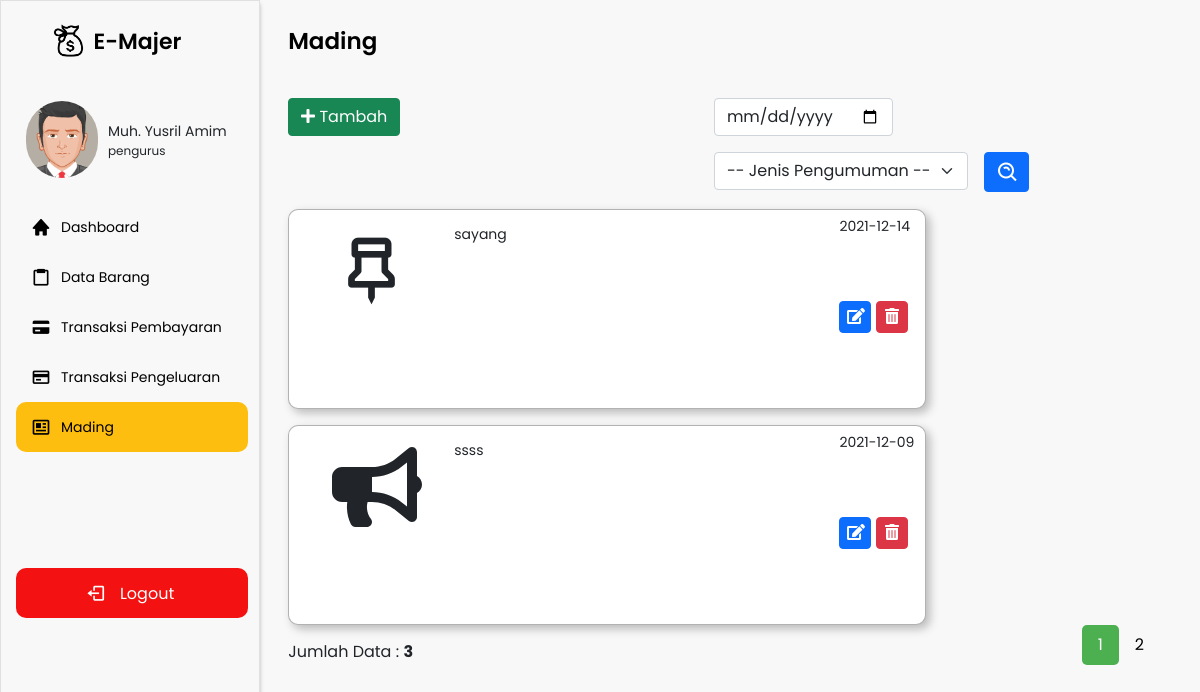
/navbar.php?p=mading&judul=Mading (signed in), run on an earlier commit of the app's database.
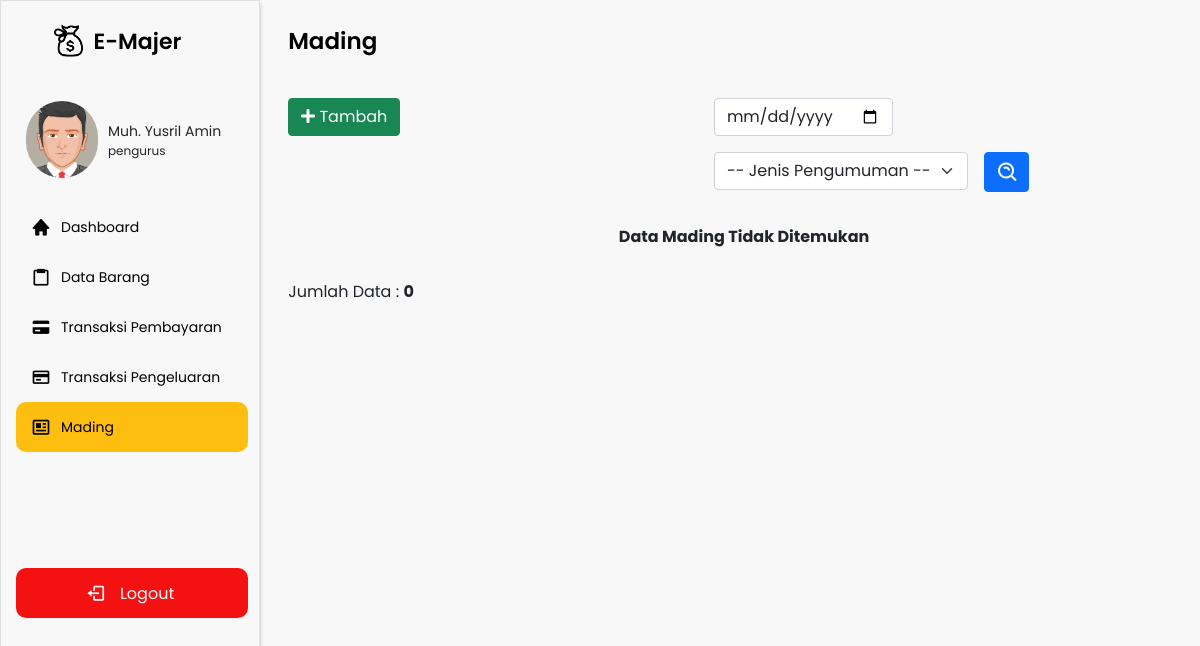
And on a later commit of the database.
### tables this page shows
CREATE TABLE `akun` (
  `id_akun` varchar(15) NOT NULL,
  `nama` varchar(50) NOT NULL,
  `email` varchar(50) NOT NULL,
  `username` varchar(50) NOT NULL,
  `password` varchar(50) NOT NULL,
  `id_kelas` varchar(15) NOT NULL,
  `id_level` int(11) NOT NULL
);

CREATE TABLE `level` (
  `id_level` int(11) NOT NULL,
  `nama_level` varchar(50) NOT NULL
);

CREATE TABLE `mading` (
  `id_mading` varchar(15) NOT NULL,
  `jenis_mading` varchar(10) NOT NULL,
  `deskripsi_mading` text NOT NULL,
  `tgl_pembagian` date NOT NULL,
  `id_kelas` varchar(15) NOT NULL
);

### navbar.php (the view, shortened to what this page needs)
<?php
include 'koneksi.php';
$id = $_SESSION['id_akun'];
$kelas = $_SESSION['id_kelas'];
$level = $_SESSION['id_level'];
$query = "SELECT * FROM akun INNER JOIN kelas ON akun.id_kelas = kelas.id_kelas INNER JOIN level ON akun.id_level = level.id_level INNER JOIN saldo ON kelas.id_kelas = saldo.id_kelas WHERE akun.id_akun = '$id'";
$result = mysqli_query($koneksi, $query);
if (mysqli_num_rows($result) > 0) {
    while ($row = mysqli_fetch_array($result)) {
        $nama = $row['nama'];
?>
        <!DOCTYPE html>
        <html lang="en">
        <head>
            <link rel="stylesheet" href="assets/css/kalender.css">
            <link rel="stylesheet" href="assets/css/style.css">
            <link href="https://cdn.jsdelivr.net/npm/bootstrap@5.0.2/dist/css/bootstrap.min.css" rel="stylesheet">
            <link href='https://unpkg.com/boxicons@2.0.7/css/boxicons.min.css' rel='stylesheet'>
            <link rel="stylesheet" href="https://cdnjs.cloudflare.com/ajax/libs/font-awesome/5.13.0/css/all.min.css">
        </head>
        <body>
            <div class="sidebar">
                <div class="logo-details" style="margin-top: 4%;">
                    <img src="assets/gbr_landing/money.png" alt="" width="12%" style="margin-right:10px; margin-left:20%;">
                    <span class="logo_name">E-Majer</span>
                </div>
                <div class="profil-box">
                    <img src="assets/gambar/avatar53.png" alt="">
                    <div class="profil-name">
                        <p class="nama"><?= $nama ?></p>
                        <p class="level"><?= $row['nama_level'] ?></p>
                    </div>
                </div>
                <ul class="nav-links">
                    <li>
                        <div class="li">
                            <a href="navbar.php?p=home&judul=Dashboard">
                                <i class='bx bxs-home'></i>
                                <span class="link_name">Dashboard</span>
                            </a>
                        </div>
                    </li>
                    <li>
                        <div class="li">
                            <a href="navbar.php?p=barang&judul=Data Barang">
                                <i class='bx bx-clipboard'></i>
                                <span class="link_name">Data Barang</span>
                            </a>
                        </div>
                    </li>
                    <li>
                        <div class="li">
                            <a href="navbar.php?p=buku-transaksi&judul=Transaksi Pembayaran">
                                <i class='bx bxs-credit-card'></i>
                                <span class="link_name">Transaksi Pembayaran</span>
                            </a>
                        </div>
                    </li>
                    <li>
                        <div class="li">
                            <a href="navbar.php?p=pengeluaran&judul=Transaksi Pengeluaran">
                                <i class='bx bx-credit-card'></i>
                                <span class="link_name">Transaksi Pengeluaran</span>
                            </a>
                        </div>
                    </li>
                    <li>
                        <div class="li">
                            <a href="navbar.php?p=mading&judul=Mading">
                                <i class='bx bx-news'></i>
                                <span class="link_name">Mading</span>
                            </a>
                        </div>
                    </li>
                    <li>
                        <div class="logout1">
                            <div class="logout">
                                <i class='bx bx-log-out'></i>
                                <span class="link_name">Logout</span>
                            </div>
                        </div>
                    </li>
                </ul>
            </div>
            <?php
            $pages_dir = 'pages';
            if (!empty($_GET['p'])) {
                $pages = scandir($pages_dir, 0);
                unset($pages[0], $pages[1]);
                $p = $_GET['p'];
                if (in_array($p . '.php', $pages)) {
                    include($pages_dir . '/' . $p . '.php');
                } else {
                    echo 'Halaman Tidak Ditemukan';
                }
            } else {
                include($pages_dir . '/home.php');
            }
            ?>
        </body>
        </html>
<?php }
} ?>

### pages/mading.php (shortened to what this page needs)
<section class="home-section" style="background-color: #f8f8f8;">
    <div class="home-content">
        <span class="text">Mading</span>
    </div>
    <div class="content" style="padding-bottom: 4%; height:90vh;">
        <div class="row" style="width:97%;">
            <div class="col-md-5">
                <?php if ($level == 1) { ?>
                    <button type="button" class="btn btn-success" data-bs-toggle="modal" data-bs-target="#staticBackdrop">
                        <i class="fas fa-plus"></i> Tambah
                    </button>
                <?php } ?>
            </div>
            <div class="col-md-7">
                <form class="row g-3" style="margin-left:10%; margin-bottom:-15px;" method="POST">
                    <div class="col-auto">
                        <input type="date" name="pencarian" class="form-control" id="inputPassword2">
                    </div>
                    <div class="col-auto">
                        <select class="form-select" name="pengumuman">
                            <option value="0">-- Jenis Pengumuman --</option>
                        </select>
                    </div>
                    <div class="col-auto">
                        <button type="submit" class="btn btn-primary mb-3" name="btn-cari" style="height: 40px; padding-top:8px; width:45px; padding-left:11px;"><i class='bx bx-search-alt fs-4'></i></button>
                    </div>
                </form>
            </div>
        </div>
        <?php
        $batas = 2;
        extract($_GET);
        if (empty($hal)) {
            $posisi = 0;
            $hal = 1;
        } else {
            $posisi = ($hal - 1) * $batas;
            $nomor = $posisi + 1;
        }
        if ($_SERVER['REQUEST_METHOD'] == "POST") {
            $pencarian = trim(mysqli_real_escape_string($koneksi, $_POST['pencarian']));
            $pengumuman = trim(mysqli_real_escape_string($koneksi, $_POST['pengumuman']));
            if ($pencarian != "") {
                $query = "SELECT * FROM mading INNER JOIN kelas ON mading.id_kelas = kelas.id_kelas WHERE mading.id_kelas= '$kelas' AND mading.tgl_pembagian LIKE '%$pencarian%' ORDER BY mading.tgl_pembagian DESC LIMIT $posisi, $batas";
                $queryJml = "SELECT * FROM mading INNER JOIN kelas ON mading.id_kelas = kelas.id_kelas WHERE mading.id_kelas= '$kelas' AND mading.tgl_pembagian LIKE '%$pencarian%' ORDER BY mading.tgl_pembagian DESC";
                $no = $posisi * 1;
            } else if ($pengumuman != "") {
                $query =  "SELECT * FROM mading INNER JOIN kelas ON mading.id_kelas = kelas.id_kelas WHERE mading.id_kelas= '$kelas' AND mading.jenis_mading LIKE '%$pengumuman%' ORDER BY mading.tgl_pembagian DESC LIMIT $posisi, $batas";
                $queryJml = "SELECT * FROM mading INNER JOIN kelas ON mading.id_kelas = kelas.id_kelas WHERE mading.id_kelas= '$kelas' AND mading.jenis_mading LIKE '%$pengumuman%' ORDER BY mading.tgl_pembagian DESC";
                $no = $posisi * 1;
            } else {
                $query = "SELECT * FROM mading INNER JOIN kelas ON mading.id_kelas = kelas.id_kelas WHERE mading.id_kelas= '$kelas' ORDER BY mading.tgl_pembagian DESC LIMIT $posisi, $batas";
                $queryJml = "SELECT * FROM mading INNER JOIN kelas ON mading.id_kelas = kelas.id_kelas WHERE mading.id_kelas = '$kelas' ORDER BY mading.tgl_pembagian DESC";
                $no = $posisi * 1;
            }
        } else {
            $query = "SELECT * FROM mading INNER JOIN kelas ON mading.id_kelas = kelas.id_kelas WHERE mading.id_kelas= '$kelas' ORDER BY mading.tgl_pembagian DESC LIMIT $posisi, $batas";
            $queryJml = "SELECT * FROM mading INNER JOIN kelas ON mading.id_kelas = kelas.id_kelas WHERE mading.id_kelas = '$kelas' ORDER BY mading.tgl_pembagian DESC";
        }
        $q_tampil_transaksi = mysqli_query($koneksi, $query);
        if (mysqli_num_rows($q_tampil_transaksi) > 0) {
            while ($row = mysqli_fetch_array($q_tampil_transaksi)) {
        ?>
                <div class="mading">
                    <div class="row">
                        <div class="col-3">
                            <?php
                            if ($row['jenis_mading'] === '1') {
                                echo "<i class='fas fa-bullhorn icon-mading'></i>";
                            } else if ($row['jenis_mading'] === '2') {
                                echo "<i class='bx bx-pin icon-mading'></i>";
                            } else if ($row['jenis_mading'] === '3') {
                                echo "<i class='bx bx-message-detail icon-mading'></i>";
                            }
                            ?>
                        </div>
                        <div class="col-7">
                            <p><?= $row['deskripsi_mading'] ?></p>
                        </div>
                        <div class="col-2">
                            <p style="padding-top: 4%;"><?= $row['tgl_pembagian'] ?></p>
                            <?php if ($level == 1) { ?>
                                <a href="navbar.php?p=mading-edit&id=<?php echo $row['id_mading']; ?>&judul=Edit Mading" style="text-decoration: none; color:white;">
                                    <div type="button" class="btn btn-primary button"><i class="fas fa-edit" style="margin-bottom: 5px; margin-left:-5px;"></i></div>
                                </a>
                                <button type="button" class="btn btn-danger button" onclick="konfirmasi('<?= $row['id_mading'] ?>')"><i class="fas fa-trash-alt" style="margin-bottom: 4px; margin-left:-4px;"></i></button>
                            <?php } ?>
                        </div>
                    </div>
                </div>
        <?php $nomor++;
            }
        } else {
            echo "<p align='center' style='margin-top:2rem; font-weight:bold;'>Data Mading Tidak Ditemukan</p>";
        } ?>
        <?php
        if (isset($_POST['btn-cari'])) {
            if ($_POST['pencarian'] != '' || $_POST['pengumuman'] != '0') {
                echo "<div style=\"float:left;\">";
                $jml = mysqli_num_rows(mysqli_query($koneksi, $queryJml));
                echo "<center>Data Hasil Pencarian: <b>$jml</b><center>";
                echo "</div>";
        ?>
                <div class="pagination">
                    <?php
                    $jml_hal = ceil($jml / $batas);
                    for ($i = 1; $i <= $jml_hal; $i++) {
                        if ($i != $hal) {
                            echo "<a href=\"?p=mading&judul=Mading&hal=$i\">$i</a>";
                        } else {
                            echo "<a class=\"active\">$i</a>";
                        }
                    }
                    ?>
                </div>
            <?php
            } else {
                echo "<meta http-equiv='refresh' content='0; url=navbar.php?p=mading&judul=Mading'>";
            }
        } else { ?>
            <div style="float: left; margin-top:15px;">
                <?php
                $jml = mysqli_num_rows(mysqli_query($koneksi, $queryJml));
                echo "Jumlah Data : <b>$jml</b>";
                ?>
            </div>
            <div class="pagination">
                <?php
                $jml_hal = ceil($jml / $batas);
                for ($i = 1; $i <= $jml_hal; $i++) {
                    if ($i != $hal) {
                        echo "<a href=\"?p=mading&judul=Mading&hal=$i\">$i</a>";
                    } else {
                        echo "<a class=\"active\">$i</a>";
                    }
                }
                ?>
            </div>
        <?php
        }
        ?>
    </div>
</section>

### assets/css/kalender.css (style rules this page uses)
form { margin:0px; padding:0px; font-family:Ebrima, Arial, Helvetica, sans-serif; ; color:#666; empty-cells:hide; }

### assets/css/style.css (style rules this page uses)
* { margin:0px; padding: 0px; font-family: 'Poppins', sans-serif; }
.sidebar { position: fixed; top: 0; left: 0; height: 100%; width: 260px; position: fixed; background: #F8F8F8; border: 1px solid rgba(170, 170, 170, 0.3); box-shadow: 0px 4px 4px rgba(0, 0, 0, 0.25); z-index: 100; transition: all 0.5s ease; }
.sidebar .logo-details { height: 60px; width: 100%; display: flex; align-items: center; }
.sidebar .profil-box { display: flex; padding-top: 30px; }
.sidebar .profil-box img { width: 4.5rem; height: 4.8rem; margin-right: 10px; margin-left: 25px; border-radius: 80px; }
.sidebar .profil-box .profil-name { padding-top: 20px; }
.sidebar .profil-box .profil-name .nama { font-size: 14px; font-family: 'Poppins', sans-serif; }
.sidebar .profil-box .profil-name .level { font-size: 12px; position: relative; font-family: 'Poppins', sans-serif; top: -1rem; }
.sidebar .logo-details .logo_name { font-size: 22px; color: #000000; font-weight: 600; transition: 0.3s ease; transition-delay: 0.1s; }
.sidebar .nav-links { height: 100%; padding: 10px 0 150px 0; overflow: auto; }
.sidebar .nav-links li { position: relative; list-style: none; transition: all 0.4s ease; }
.sidebar .nav-links .active { background: #FEBE10; width: 90%; margin-left: 15px; border-radius: 10px 10px 10px 10px; }
.sidebar .nav-links .logout1 { background: #F31111; color: #FFFFFF; width: 90%; margin-left: 15px; margin-top: 45%; border-radius: 10px 10px 10px 10px; }
.sidebar .nav-links .logout1 span { position: relative; top: -3px; }
.sidebar .nav-links .logout1 i { margin-left: 30%; color: #FFFFFF; }
.sidebar .nav-links .active a { position: relative; left: -15px; }
.sidebar .nav-links li i { height: 50px; margin-left: 30px; margin-right: 10px; text-align: center; line-height: 50px; color: #000000; font-size: 20px; cursor: pointer; transition: all 0.3s ease; }
.sidebar .nav-links li a { display: flex; align-items: center; text-decoration: none; }
.sidebar .nav-links li a .link_name { font-size: 14px; font-weight: 400; color: #000000; transition: all 0.4s ease; }
.home-section { position: relative; background: #f8f8f8; height: 100%; left: 260px; padding-bottom: 3px; width: calc(100% - 260px); transition: all 0.5s ease; }
.home-section .home-content { height: 60px; display: flex; align-items: center; }
.home-section .home-content .text { font-size: 23px; color: #000000; padding-top: 23px; font-weight: 600; padding-left: 3%; width: 87%; font-family: 'Poppins'; }
.home-section .content { width: 100%; height: 88vh; padding-left: 3%; padding-top: 4%; }
.home-section .content .pagination { float: right; padding-right: 40px; }
.home-section .content .pagination a { color: black; float: left; padding: 8px 16px; text-decoration: none; }
.home-section .content .pagination a.active { background-color: #4CAF50; color: white; border-radius: 5px; }
.home-section .content .mading { width: 70%; height: 25vh; background-color: #ffff; border: 1px solid rgba(0, 0, 0, 0.3); box-sizing: border-box; box-shadow: 4px 4px 10px rgba(0, 0, 0, 0.25); border-radius: 10px; margin-top: 1rem; }
.home-section .content .mading .icon-mading { font-size: 80px; margin-left: 30%; margin-top: 15%; }
.home-section .content .mading p { margin-top: 4%; font-family: 'Poppins'; text-align: justify; text-justify: inter-word; font-size: 14px; }
.home-section .content .mading .button { font-size: 16px; margin-top: 55%; width: 2rem; height: 2rem; padding-bottom: 10px; }

What changed in the data, as far as the page shows it:
removed mading: jenis_mading "2" (drawn), deskripsi_mading "sayang", tgl_pembagian "2021-12-14"
removed mading: jenis_mading "1" (drawn), deskripsi_mading "ssss", tgl_pembagian "2021-12-09"
changed akun "pengurus": nama "Muh. Yusril Amim" → "Muh. Yusril Amin"; jml "3" → "0"; now shows "Data Mading Tidak Ditemukan"
